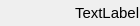
<?xml version="1.0" encoding="UTF-8"?>
<ui version="4.0">
 <class>TrackControls</class>
 <widget class="QWidget" name="TrackControls">
  <property name="geometry">
   <rect>
    <x>0</x>
    <y>0</y>
    <width>140</width>
    <height>26</height>
   </rect>
  </property>
  <property name="sizePolicy">
   <sizepolicy hsizetype="Fixed" vsizetype="Fixed">
    <horstretch>0</horstretch>
    <verstretch>0</verstretch>
   </sizepolicy>
  </property>
  <property name="windowTitle">
   <string>Form</string>
  </property>
  <layout class="QHBoxLayout" name="horizontalLayout">
   <property name="spacing">
    <number>1</number>
   </property>
   <property name="margin">
    <number>0</number>
   </property>
   <item>
    <widget class="QPushButton" name="disableButton">
     <property name="enabled">
      <bool>false</bool>
     </property>
     <property name="maximumSize">
      <size>
       <width>22</width>
       <height>22</height>
      </size>
     </property>
     <property name="text">
      <string/>
     </property>
     <property name="iconSize">
      <size>
       <width>20</width>
       <height>20</height>
      </size>
     </property>
     <property name="checkable">
      <bool>true</bool>
     </property>
     <property name="flat">
      <bool>true</bool>
     </property>
    </widget>
   </item>
   <item>
    <widget class="QPushButton" name="fxButton">
     <property name="enabled">
      <bool>false</bool>
     </property>
     <property name="maximumSize">
      <size>
       <width>22</width>
       <height>22</height>
      </size>
     </property>
     <property name="icon">
      <iconset>
       <normaloff>:/images/fx</normaloff>:/images/fx</iconset>
     </property>
     <property name="iconSize">
      <size>
       <width>20</width>
       <height>20</height>
      </size>
     </property>
     <property name="checkable">
      <bool>false</bool>
     </property>
     <property name="flat">
      <bool>true</bool>
     </property>
    </widget>
   </item>
   <item>
    <spacer name="horizontalSpacer">
     <property name="orientation">
      <enum>Qt::Horizontal</enum>
     </property>
     <property name="sizeHint" stdset="0">
      <size>
       <width>10</width>
       <height>20</height>
      </size>
     </property>
    </spacer>
   </item>
   <item>
    <widget class="UIExtendedLabel" name="trackLabel">
     <property name="font">
      <font>
       <pointsize>11</pointsize>
      </font>
     </property>
     <property name="text">
      <string>TextLabel</string>
     </property>
     <property name="margin">
      <number>0</number>
     </property>
    </widget>
   </item>
  </layout>
 </widget>
 <customwidgets>
  <customwidget>
   <class>UIExtendedLabel</class>
   <extends>QLabel</extends>
   <header>timeline/UIExtendedLabel.h</header>
  </customwidget>
 </customwidgets>
 <resources>
  <include location="../../../../resources.qrc"/>
 </resources>
 <connections/>
</ui>
